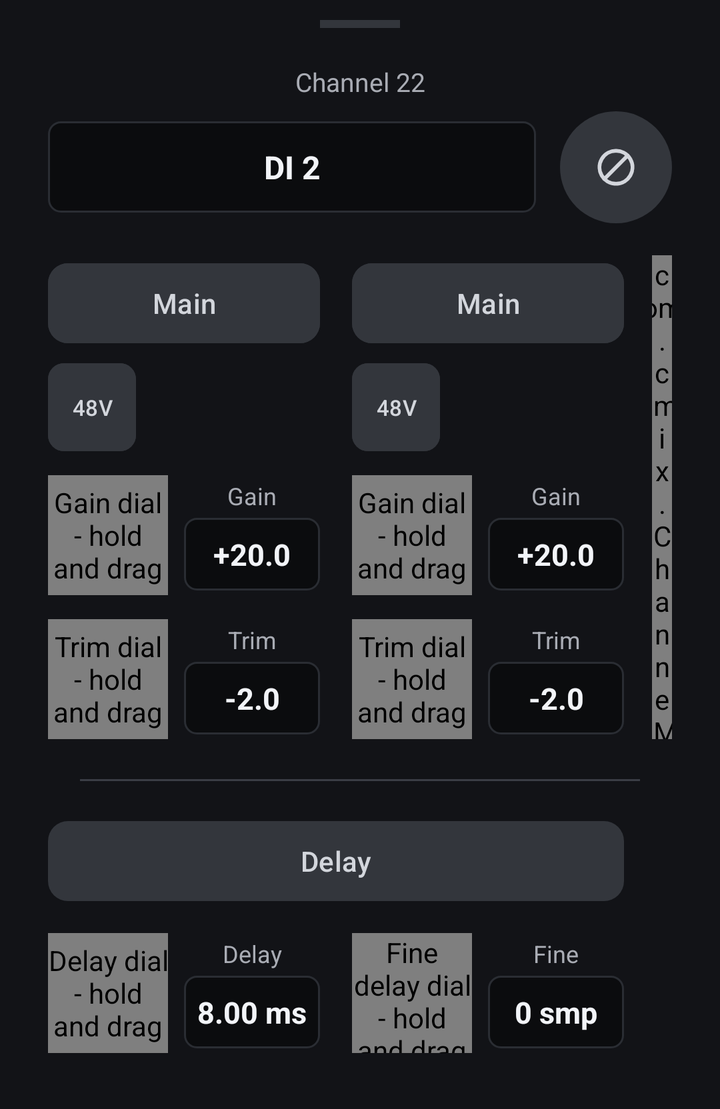
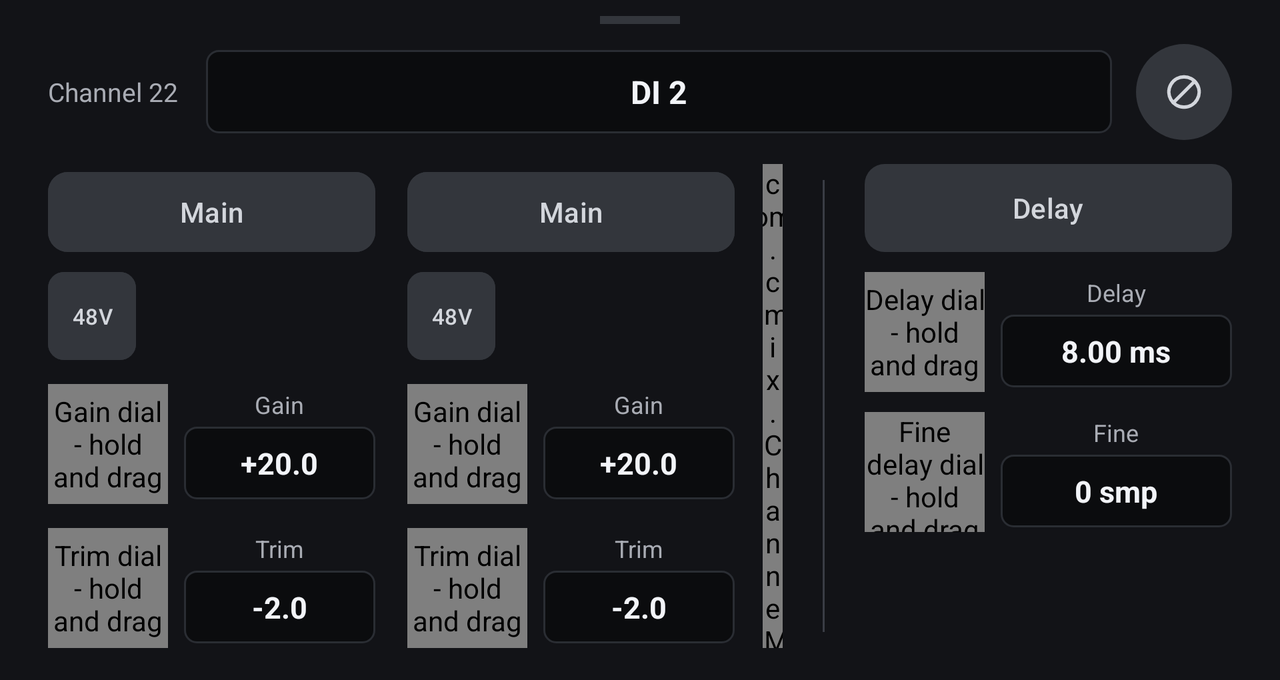

Two renders of one Android screen. The first uses the default layout on a phone; the second uses the alternative layout the repository ships for a different screen configuration, on a matching device. The two XML files are below.
<!-- AndroidManifest.xml: application theme Theme.CLMix -->
<!-- res/layout/bottom_sheet_channel_input.xml -->
<?xml version="1.0" encoding="utf-8"?>
<LinearLayout xmlns:android="http://schemas.android.com/apk/res/android"
    xmlns:app="http://schemas.android.com/apk/res-auto"
    xmlns:tools="http://schemas.android.com/tools"
    android:layout_width="match_parent"
    android:layout_height="wrap_content"
    android:orientation="vertical"
    android:paddingHorizontal="24dp"
    android:paddingTop="10dp"
    android:paddingBottom="28dp">

    <View
        android:layout_width="40dp"
        android:layout_height="4dp"
        android:layout_gravity="center_horizontal"
        android:layout_marginBottom="18dp"
        android:background="@color/track_background" />

    <TextView
        android:id="@+id/input_channel_number"
        android:layout_width="match_parent"
        android:layout_height="wrap_content"
        android:layout_marginBottom="6dp"
        android:gravity="center"
        android:textSize="13sp"
        android:textColor="@color/on_surface_variant"
        tools:text="Channel 22" />

    
    <LinearLayout
        android:layout_width="match_parent"
        android:layout_height="wrap_content"
        android:orientation="horizontal"
        android:gravity="center_vertical"
        android:layout_marginBottom="16dp">

        <EditText
            android:id="@+id/input_channel_name"
            android:layout_width="0dp"
            android:layout_height="wrap_content"
            android:layout_weight="1"
            android:background="@drawable/value_box"
            android:gravity="center"
            android:paddingVertical="12dp"
            android:paddingHorizontal="10dp"
            android:maxLines="1"
            android:inputType="textCapCharacters|textNoSuggestions"
            android:imeOptions="actionDone"
            android:importantForAutofill="no"
            android:selectAllOnFocus="true"
            android:hint="Channel name"
            android:textColorHint="#6B7079"
            android:textSize="16sp"
            android:textStyle="bold"
            android:textColor="#F2F4F8"
            tools:text="DI 2" />

        <com.google.android.material.button.MaterialButton
            android:id="@+id/phase_button"
            style="@style/Widget.Material3.Button.TonalButton"
            android:layout_width="56dp"
            android:layout_height="56dp"
            android:layout_marginStart="12dp"
            android:insetTop="0dp"
            android:insetBottom="0dp"
            android:contentDescription="Polarity"
            app:icon="@drawable/ic_phase"
            app:iconGravity="textStart"
            app:iconPadding="0dp"
            app:iconSize="24dp"
            app:iconTint="@color/on_mute_inactive"
            app:backgroundTint="@color/mute_inactive"
            app:shapeAppearanceOverlay="@style/ShapeAppearance.CLMix.Circle" />

    </LinearLayout>

    
    
    <LinearLayout
        android:layout_width="match_parent"
        android:layout_height="wrap_content"
        android:orientation="horizontal">

    <LinearLayout
        android:layout_width="0dp"
        android:layout_height="wrap_content"
        android:layout_weight="1"
        android:orientation="horizontal">

        <include
            android:id="@+id/main_column"
            layout="@layout/channel_input_column"
            android:layout_width="0dp"
            android:layout_height="wrap_content"
            android:layout_weight="1"
            android:layout_marginEnd="8dp" />

        <include
            android:id="@+id/alt_column"
            layout="@layout/channel_input_column"
            android:layout_width="0dp"
            android:layout_height="wrap_content"
            android:layout_weight="1"
            android:layout_marginStart="8dp" />

    </LinearLayout>

        <com.clmix.ChannelMeterView
            android:id="@+id/input_meter"
            android:layout_width="10dp"
            android:layout_height="match_parent"
            android:layout_marginStart="14dp" />

    </LinearLayout>

    
    <View
        android:layout_width="match_parent"
        android:layout_height="1dp"
        android:layout_marginHorizontal="16dp"
        android:layout_marginTop="20dp"
        android:layout_marginBottom="16dp"
        android:background="@color/divider" />

    
    <com.google.android.material.button.MaterialButton
        android:id="@+id/delay_button"
        style="@style/Widget.Material3.Button.TonalButton"
        android:layout_width="match_parent"
        android:layout_height="wrap_content"
        android:layout_marginEnd="24dp"
        android:text="Delay"
        app:cornerRadius="10dp"
        app:backgroundTint="@color/mute_inactive"
        android:textColor="@color/on_mute_inactive" />

    <LinearLayout
        android:layout_width="match_parent"
        android:layout_height="wrap_content"
        android:layout_marginTop="12dp"
        android:layout_marginEnd="24dp"
        android:orientation="horizontal">

        <LinearLayout
            android:layout_width="0dp"
            android:layout_height="wrap_content"
            android:layout_weight="1"
            android:layout_marginEnd="8dp"
            android:gravity="center_vertical"
            android:orientation="horizontal">

            <com.clmix.DialView
                android:id="@+id/delay_dial"
                android:layout_width="60dp"
                android:layout_height="60dp"
                android:contentDescription="Delay dial - hold and drag" />

            <LinearLayout
                android:layout_width="0dp"
                android:layout_height="wrap_content"
                android:layout_weight="1"
                android:layout_marginStart="8dp"
                android:orientation="vertical">

                <TextView
                    android:id="@+id/delay_label"
                    android:layout_width="match_parent"
                    android:layout_height="wrap_content"
                    android:layout_marginBottom="3dp"
                    android:gravity="center"
                    android:text="Delay"
                    android:textColor="@color/on_surface_variant"
                    android:textSize="12sp" />

                <EditText
                    android:id="@+id/delay_value"
                    android:layout_width="match_parent"
                    android:layout_height="wrap_content"
                    android:background="@drawable/value_box"
                    android:gravity="center"
                    android:imeOptions="actionDone"
                    android:importantForAutofill="no"
                    android:maxLines="1"
                    android:paddingVertical="8dp"
                    android:selectAllOnFocus="true"
                    android:textColor="#F2F4F8"
                    android:textSize="15sp"
                    android:textStyle="bold"
                    tools:text="8.00 ms" />

            </LinearLayout>

        </LinearLayout>

        <LinearLayout
            android:layout_width="0dp"
            android:layout_height="wrap_content"
            android:layout_weight="1"
            android:layout_marginStart="8dp"
            android:gravity="center_vertical"
            android:orientation="horizontal">

            <com.clmix.DialView
                android:id="@+id/fine_delay_dial"
                android:layout_width="60dp"
                android:layout_height="60dp"
                android:contentDescription="Fine delay dial - hold and drag" />

            <LinearLayout
                android:layout_width="0dp"
                android:layout_height="wrap_content"
                android:layout_weight="1"
                android:layout_marginStart="8dp"
                android:orientation="vertical">

                <TextView
                    android:id="@+id/fine_delay_label"
                    android:layout_width="match_parent"
                    android:layout_height="wrap_content"
                    android:layout_marginBottom="3dp"
                    android:gravity="center"
                    android:text="Fine"
                    android:textColor="@color/on_surface_variant"
                    android:textSize="12sp" />

                <EditText
                    android:id="@+id/fine_delay_value"
                    android:layout_width="match_parent"
                    android:layout_height="wrap_content"
                    android:background="@drawable/value_box"
                    android:gravity="center"
                    android:imeOptions="actionDone"
                    android:importantForAutofill="no"
                    android:maxLines="1"
                    android:paddingVertical="8dp"
                    android:selectAllOnFocus="true"
                    android:textColor="#F2F4F8"
                    android:textSize="15sp"
                    android:textStyle="bold"
                    tools:text="0 smp" />

            </LinearLayout>

        </LinearLayout>

    </LinearLayout>

</LinearLayout>
<!-- res/layout/channel_input_column.xml (included above) -->
<?xml version="1.0" encoding="utf-8"?>
<LinearLayout xmlns:android="http://schemas.android.com/apk/res/android"
    xmlns:app="http://schemas.android.com/apk/res-auto"
    xmlns:tools="http://schemas.android.com/tools"
    android:layout_width="match_parent"
    android:layout_height="wrap_content"
    android:orientation="vertical">

    
    <com.google.android.material.button.MaterialButton
        android:id="@+id/source_button"
        style="@style/Widget.Material3.Button.TonalButton"
        android:layout_width="match_parent"
        android:layout_height="wrap_content"
        app:cornerRadius="10dp"
        app:backgroundTint="@color/mute_inactive"
        android:textColor="@color/on_mute_inactive"
        tools:text="Main" />

    <com.google.android.material.button.MaterialButton
        android:id="@+id/phantom_button"
        style="@style/Widget.Material3.Button.TonalButton"
        android:layout_width="44dp"
        android:layout_height="44dp"
        android:layout_marginTop="6dp"
        android:layout_marginBottom="12dp"
        android:insetTop="0dp"
        android:insetBottom="0dp"
        android:minWidth="0dp"
        android:minHeight="0dp"
        android:padding="0dp"
        android:text="48V"
        android:textSize="11sp"
        app:cornerRadius="8dp"
        app:backgroundTint="@color/mute_inactive"
        android:textColor="@color/on_mute_inactive" />

    <LinearLayout
        android:layout_width="match_parent"
        android:layout_height="wrap_content"
        android:orientation="horizontal"
        android:gravity="center_vertical"
        android:layout_marginBottom="12dp">

        <com.clmix.DialView
            android:id="@+id/gain_dial"
            android:layout_width="60dp"
            android:layout_height="60dp"
            android:contentDescription="Gain dial - hold and drag" />

        <LinearLayout
            android:layout_width="0dp"
            android:layout_height="wrap_content"
            android:layout_weight="1"
            android:orientation="vertical"
            android:layout_marginStart="8dp">

            <TextView
                android:id="@+id/gain_label"
                android:layout_width="match_parent"
                android:layout_height="wrap_content"
                android:layout_marginBottom="3dp"
                android:gravity="center"
                android:text="Gain"
                android:textSize="12sp"
                android:textColor="@color/on_surface_variant" />

            
            <EditText
                android:id="@+id/gain_value"
                android:layout_width="match_parent"
                android:layout_height="wrap_content"
                android:background="@drawable/value_box"
                android:gravity="center"
                android:paddingVertical="8dp"
                android:maxLines="1"
                android:imeOptions="actionDone"
                android:importantForAutofill="no"
                android:selectAllOnFocus="true"
                android:textSize="15sp"
                android:textStyle="bold"
                android:textColor="#F2F4F8"
                tools:text="+20.0" />

        </LinearLayout>

    </LinearLayout>

    <LinearLayout
        android:layout_width="match_parent"
        android:layout_height="wrap_content"
        android:orientation="horizontal"
        android:gravity="center_vertical">

        <com.clmix.DialView
            android:id="@+id/trim_dial"
            android:layout_width="60dp"
            android:layout_height="60dp"
            android:contentDescription="Trim dial - hold and drag" />

        <LinearLayout
            android:layout_width="0dp"
            android:layout_height="wrap_content"
            android:layout_weight="1"
            android:orientation="vertical"
            android:layout_marginStart="8dp">

            <TextView
                android:id="@+id/trim_label"
                android:layout_width="match_parent"
                android:layout_height="wrap_content"
                android:layout_marginBottom="3dp"
                android:gravity="center"
                android:text="Trim"
                android:textSize="12sp"
                android:textColor="@color/on_surface_variant" />

            
            <EditText
                android:id="@+id/trim_value"
                android:layout_width="match_parent"
                android:layout_height="wrap_content"
                android:background="@drawable/value_box"
                android:gravity="center"
                android:paddingVertical="8dp"
                android:maxLines="1"
                android:imeOptions="actionDone"
                android:importantForAutofill="no"
                android:selectAllOnFocus="true"
                android:textSize="15sp"
                android:textStyle="bold"
                android:textColor="#F2F4F8"
                tools:text="-2.0" />

        </LinearLayout>

    </LinearLayout>

</LinearLayout>
<!-- resources referenced by this layout -->
<resources>
  <color name="divider">#3A3D45</color>
  <color name="mute_inactive">#33363C</color>
  <color name="on_mute_inactive">#D3D6DC</color>
  <color name="on_surface_variant">#A9ACB4</color>
  <color name="track_background">#33363C</color>
  <!-- drawable ic_phase (drawable) -->
  <?xml version="1.0" encoding="utf-8"?>
  <vector xmlns:android="http://schemas.android.com/apk/res/android"
      android:width="24dp"
      android:height="24dp"
      android:viewportWidth="24"
      android:viewportHeight="24">
  
      <path
          android:pathData="M12,3.75 A8.25,8.25 0 1,0 12.01,3.75 Z"
          android:strokeColor="#FFFFFF"
          android:strokeWidth="1.9"
          android:fillColor="@android:color/transparent" />
  
      <path
          android:pathData="M6.2,17.8 L17.8,6.2"
          android:strokeColor="#FFFFFF"
          android:strokeWidth="1.9"
          android:strokeLineCap="round" />
  
  </vector>
  <!-- drawable value_box (drawable) -->
  <?xml version="1.0" encoding="utf-8"?>
  <shape xmlns:android="http://schemas.android.com/apk/res/android"
      android:shape="rectangle">
      <solid android:color="#0B0C0E" />
      <corners android:radius="6dp" />
      <stroke android:width="1dp" android:color="#2A2D33" />
  </shape>
  <style name="ShapeAppearance.CLMix.Circle" parent="">
          <item name="cornerFamily">rounded</item>
          <item name="cornerSize">50%</item>
      </style>
  <style name="Theme.CLMix" parent="Theme.Material3.Dark.NoActionBar">
          <item name="colorPrimary">@color/primary</item>
          <item name="colorOnPrimary">@color/on_primary</item>
          <item name="colorSecondary">@color/secondary</item>
          <item name="colorOnSecondary">@color/on_secondary</item>
          <item name="android:colorBackground">@color/background</item>
          <item name="colorSurface">@color/surface</item>
          <item name="colorOnSurface">@color/on_surface</item>
          <item name="colorSurfaceVariant">@color/surface_variant</item>
          <item name="colorOnSurfaceVariant">@color/on_surface_variant</item>
          <item name="colorError">@color/mute_active</item>
      </style>
  <color name="primary">#6C93FF</color>
  <color name="on_primary">#0B1530</color>
  <color name="secondary">#3FCF8E</color>
  <color name="on_secondary">#052A18</color>
  <color name="background">#121317</color>
  <color name="surface">#1B1D22</color>
  <color name="on_surface">#ECEDF0</color>
  <color name="surface_variant">#25272E</color>
  <color name="mute_active">#FF6B62</color>
</resources>
<!-- res/layout-land/bottom_sheet_channel_input.xml (the repository's variant of the layout above) -->
<!-- drawn on the phone turned sideways -->
<?xml version="1.0" encoding="utf-8"?>
<LinearLayout xmlns:android="http://schemas.android.com/apk/res/android"
    xmlns:app="http://schemas.android.com/apk/res-auto"
    xmlns:tools="http://schemas.android.com/tools"
    android:layout_width="match_parent"
    android:layout_height="wrap_content"
    android:orientation="vertical"
    android:paddingHorizontal="24dp"
    android:paddingTop="8dp"
    android:paddingBottom="16dp">

    <View
        android:layout_width="40dp"
        android:layout_height="4dp"
        android:layout_gravity="center_horizontal"
        android:layout_marginBottom="10dp"
        android:background="@color/track_background" />

    
    <LinearLayout
        android:layout_width="match_parent"
        android:layout_height="wrap_content"
        android:orientation="horizontal"
        android:gravity="center_vertical"
        android:layout_marginBottom="12dp">

        <TextView
            android:id="@+id/input_channel_number"
            android:layout_width="wrap_content"
            android:layout_height="wrap_content"
            android:layout_marginEnd="14dp"
            android:textSize="13sp"
            android:textColor="@color/on_surface_variant"
            tools:text="Channel 22" />

        <EditText
            android:id="@+id/input_channel_name"
            android:layout_width="0dp"
            android:layout_height="wrap_content"
            android:layout_weight="1"
            android:background="@drawable/value_box"
            android:gravity="center"
            android:paddingVertical="10dp"
            android:paddingHorizontal="10dp"
            android:maxLines="1"
            android:inputType="textCapCharacters|textNoSuggestions"
            android:imeOptions="actionDone|flagNoExtractUi"
            android:importantForAutofill="no"
            android:selectAllOnFocus="true"
            android:hint="Channel name"
            android:textColorHint="#6B7079"
            android:textSize="16sp"
            android:textStyle="bold"
            android:textColor="#F2F4F8"
            tools:text="DI 2" />

        <com.google.android.material.button.MaterialButton
            android:id="@+id/phase_button"
            style="@style/Widget.Material3.Button.TonalButton"
            android:layout_width="48dp"
            android:layout_height="48dp"
            android:layout_marginStart="12dp"
            android:insetTop="0dp"
            android:insetBottom="0dp"
            android:contentDescription="Polarity"
            app:icon="@drawable/ic_phase"
            app:iconGravity="textStart"
            app:iconPadding="0dp"
            app:iconSize="22dp"
            app:iconTint="@color/on_mute_inactive"
            app:backgroundTint="@color/mute_inactive"
            app:shapeAppearanceOverlay="@style/ShapeAppearance.CLMix.Circle" />

    </LinearLayout>

    
    <LinearLayout
        android:layout_width="match_parent"
        android:layout_height="wrap_content"
        android:orientation="horizontal">

        
        <LinearLayout
            android:layout_width="0dp"
            android:layout_height="wrap_content"
            android:layout_weight="2"
            android:orientation="horizontal">

            <LinearLayout
                android:layout_width="0dp"
                android:layout_height="wrap_content"
                android:layout_weight="1"
                android:orientation="horizontal">

                <include
                    android:id="@+id/main_column"
                    layout="@layout/channel_input_column"
                    android:layout_width="0dp"
                    android:layout_height="wrap_content"
                    android:layout_weight="1"
                    android:layout_marginEnd="8dp" />

                <include
                    android:id="@+id/alt_column"
                    layout="@layout/channel_input_column"
                    android:layout_width="0dp"
                    android:layout_height="wrap_content"
                    android:layout_weight="1"
                    android:layout_marginStart="8dp" />

            </LinearLayout>

            <com.clmix.ChannelMeterView
                android:id="@+id/input_meter"
                android:layout_width="10dp"
                android:layout_height="match_parent"
                android:layout_marginStart="14dp" />

        </LinearLayout>

        
        <View
            android:layout_width="1dp"
            android:layout_height="match_parent"
            android:layout_marginHorizontal="20dp"
            android:layout_marginVertical="8dp"
            android:background="@color/divider" />

        
        <LinearLayout
            android:layout_width="0dp"
            android:layout_height="wrap_content"
            android:layout_weight="1"
            android:orientation="vertical">

            <com.google.android.material.button.MaterialButton
                android:id="@+id/delay_button"
                style="@style/Widget.Material3.Button.TonalButton"
                android:layout_width="match_parent"
                android:layout_height="44dp"
                android:insetTop="0dp"
                android:insetBottom="0dp"
                android:text="Delay"
                app:cornerRadius="10dp"
                app:backgroundTint="@color/mute_inactive"
                android:textColor="@color/on_mute_inactive" />

            <LinearLayout
                android:layout_width="match_parent"
                android:layout_height="wrap_content"
                android:layout_marginTop="10dp"
                android:gravity="center_vertical"
                android:orientation="horizontal">

                <com.clmix.DialView
                    android:id="@+id/delay_dial"
                    android:layout_width="60dp"
                    android:layout_height="60dp"
                    android:contentDescription="Delay dial - hold and drag" />

                <LinearLayout
                    android:layout_width="0dp"
                    android:layout_height="wrap_content"
                    android:layout_weight="1"
                    android:layout_marginStart="8dp"
                    android:orientation="vertical">

                    <TextView
                        android:id="@+id/delay_label"
                        android:layout_width="match_parent"
                        android:layout_height="wrap_content"
                        android:layout_marginBottom="3dp"
                        android:gravity="center"
                        android:text="Delay"
                        android:textColor="@color/on_surface_variant"
                        android:textSize="12sp" />

                    <EditText
                        android:id="@+id/delay_value"
                        android:layout_width="match_parent"
                        android:layout_height="wrap_content"
                        android:background="@drawable/value_box"
                        android:gravity="center"
                        android:imeOptions="actionDone|flagNoExtractUi"
                        android:importantForAutofill="no"
                        android:maxLines="1"
                        android:paddingVertical="8dp"
                        android:selectAllOnFocus="true"
                        android:textColor="#F2F4F8"
                        android:textSize="15sp"
                        android:textStyle="bold"
                        tools:text="8.00 ms" />

                </LinearLayout>

            </LinearLayout>

            <LinearLayout
                android:layout_width="match_parent"
                android:layout_height="wrap_content"
                android:layout_marginTop="10dp"
                android:gravity="center_vertical"
                android:orientation="horizontal">

                <com.clmix.DialView
                    android:id="@+id/fine_delay_dial"
                    android:layout_width="60dp"
                    android:layout_height="60dp"
                    android:contentDescription="Fine delay dial - hold and drag" />

                <LinearLayout
                    android:layout_width="0dp"
                    android:layout_height="wrap_content"
                    android:layout_weight="1"
                    android:layout_marginStart="8dp"
                    android:orientation="vertical">

                    <TextView
                        android:id="@+id/fine_delay_label"
                        android:layout_width="match_parent"
                        android:layout_height="wrap_content"
                        android:layout_marginBottom="3dp"
                        android:gravity="center"
                        android:text="Fine"
                        android:textColor="@color/on_surface_variant"
                        android:textSize="12sp" />

                    <EditText
                        android:id="@+id/fine_delay_value"
                        android:layout_width="match_parent"
                        android:layout_height="wrap_content"
                        android:background="@drawable/value_box"
                        android:gravity="center"
                        android:imeOptions="actionDone|flagNoExtractUi"
                        android:importantForAutofill="no"
                        android:maxLines="1"
                        android:paddingVertical="8dp"
                        android:selectAllOnFocus="true"
                        android:textColor="#F2F4F8"
                        android:textSize="15sp"
                        android:textStyle="bold"
                        tools:text="0 smp" />

                </LinearLayout>

            </LinearLayout>

        </LinearLayout>

    </LinearLayout>

</LinearLayout>
